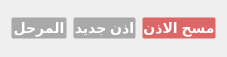
   <widget class="QWidget" name="horizontalLayoutWidget">
    <property name="geometry">
     <rect>
      <x>4</x>
      <y>554</y>
      <width>227</width>
      <height>57</height>
     </rect>
    </property>
    <layout class="QHBoxLayout" name="horizontalLayout">
     <item>
      <widget class="QPushButton" name="saved_rec">
       <property name="minimumSize">
        <size>
         <width>0</width>
         <height>22</height>
        </size>
       </property>
       <property name="maximumSize">
        <size>
         <width>60</width>
         <height>16777215</height>
        </size>
       </property>
       <property name="styleSheet">
        <string notr="true">QPushButton {
  	background-color: #a9a9a9;
    border-style: hidden;
	border-width:1px;
    border-radius: 2px;
    font: bold 14px;
    color: #ffffff; 
}
QPushButton:pressed {
background-color: #3269e4;
}</string>
       </property>
       <property name="text">
        <string>المرحل</string>
       </property>
      </widget>
     </item>
     <item>
      <widget class="QPushButton" name="new_rec">
       <property name="minimumSize">
        <size>
         <width>0</width>
         <height>22</height>
        </size>
       </property>
       <property name="maximumSize">
        <size>
         <width>70</width>
         <height>16777215</height>
        </size>
       </property>
       <property name="autoFillBackground">
        <bool>false</bool>
       </property>
       <property name="styleSheet">
        <string notr="true">QPushButton {
  	background-color: #a9a9a9;
    border-style: hidden;
	border-width:1px;
    border-radius: 2px;
    font: bold 14px;
    color: #ffffff; 
}
QPushButton:pressed {
background-color: #3269e4;
}</string>
       </property>
       <property name="text">
        <string>اذن جديد</string>
       </property>
       <property name="iconSize">
        <size>
         <width>60</width>
         <height>60</height>
        </size>
       </property>
       <property name="autoRepeatInterval">
        <number>100</number>
       </property>
      </widget>
     </item>
     <item>
      <widget class="QPushButton" name="pushButton_2">
       <property name="maximumSize">
        <size>
         <width>100</width>
         <height>22</height>
        </size>
       </property>
       <property name="styleSheet">
        <string notr="true">QPushButton {
  	background-color: #dd6767;
    border-style: hidden;
	border-width:1px;
    border-radius: 2px;
    font: bold 14px;
    color: #ffffff; 
}
QPushButton:pressed {
background-color: #3269e4;
}</string>
       </property>
       <property name="text">
        <string>مسح الاذن</string>
       </property>
      </widget>
     </item>
    </layout>
   </widget>
